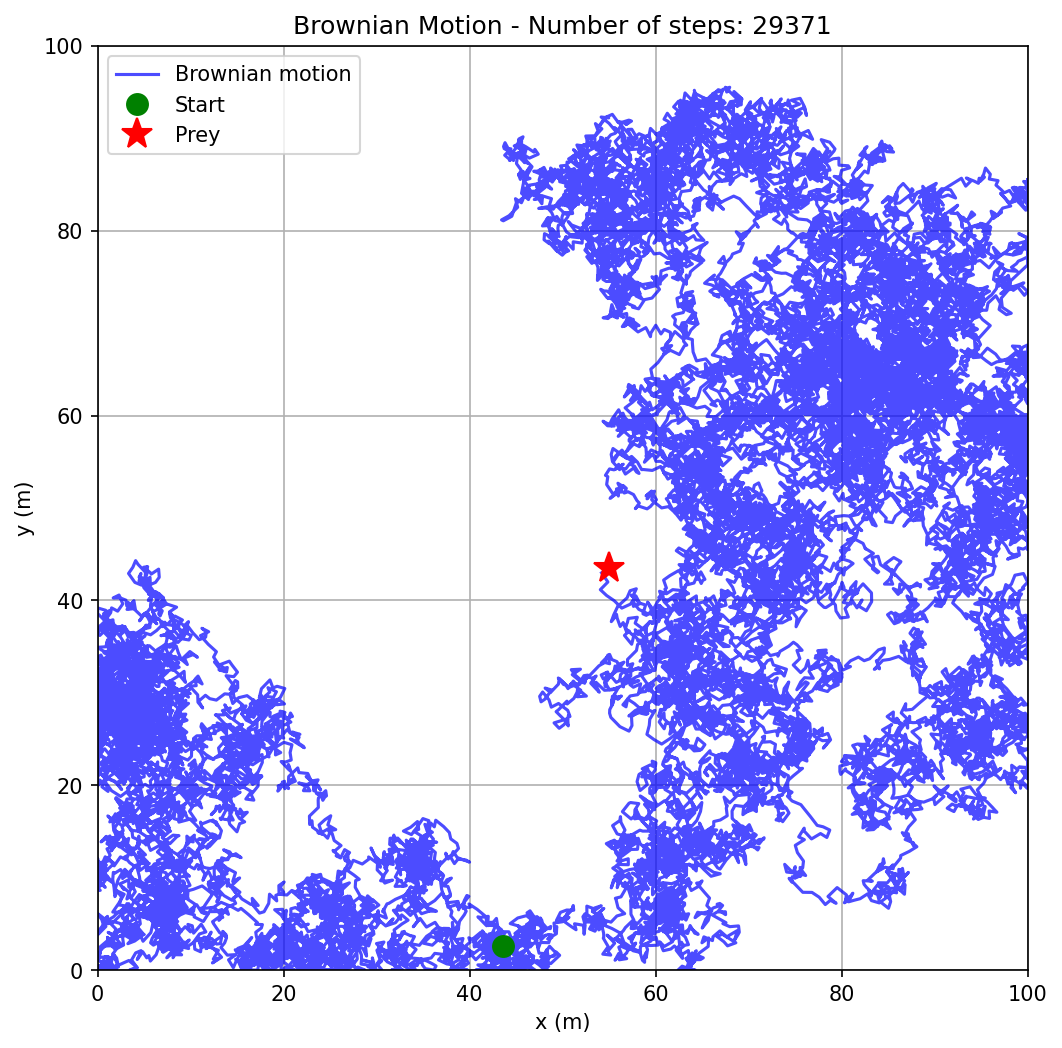

This figure's Python source:
import numpy as np
import matplotlib.pyplot as plt

L=100
a = 1.0
alpha = 1.5  # Lévy flight parameter

np.random.seed(2)
x0 = np.random.uniform(0, L)
y0 = np.random.uniform(0, L)
print(x0)
print(y0)

x_prey = np.random.uniform(0, L)
y_prey = np.random.uniform(0, L)
print(x_prey)
print(y_prey)

x, y = x0, y0
positions = [(x, y)]
distance = np.sqrt((x - x_prey)**2 + (y - y_prey)**2)

while distance > 1:
    x += np.random.uniform(-a, a)
   # * np.random.exponential(alpha)
    y += np.random.uniform(-a, a)
    x = np.clip(x, 0, L)
    y = np.clip(y, 0, L)
    positions.append((x, y))
    distance = np.sqrt((x - x_prey)**2 + (y - y_prey)**2)

positions = np.array(positions)
print(f"Number of steps: {len(positions) - 1}")

plt.figure(figsize=(8, 8))
plt.plot(positions[:, 0], positions[:, 1], 'b-', alpha=0.7, label='Brownian motion')
plt.plot(x0, y0, 'go', markersize=10, label='Start')
plt.plot(x_prey, y_prey, 'r*', markersize=15, label='Prey')
plt.xlim(0, L)
plt.ylim(0, L)
plt.legend()
plt.grid(True)
plt.xlabel('x (m)')
plt.ylabel('y (m)')
plt.title(f'Brownian Motion - Number of steps: {len(positions) - 1}')
plt.savefig('Brownian.png', dpi=150, bbox_inches='tight')
plt.show()
